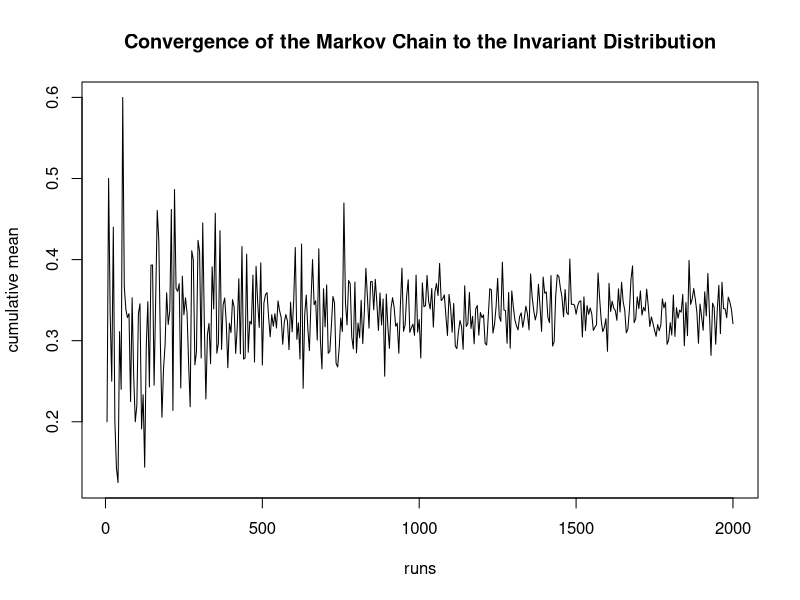
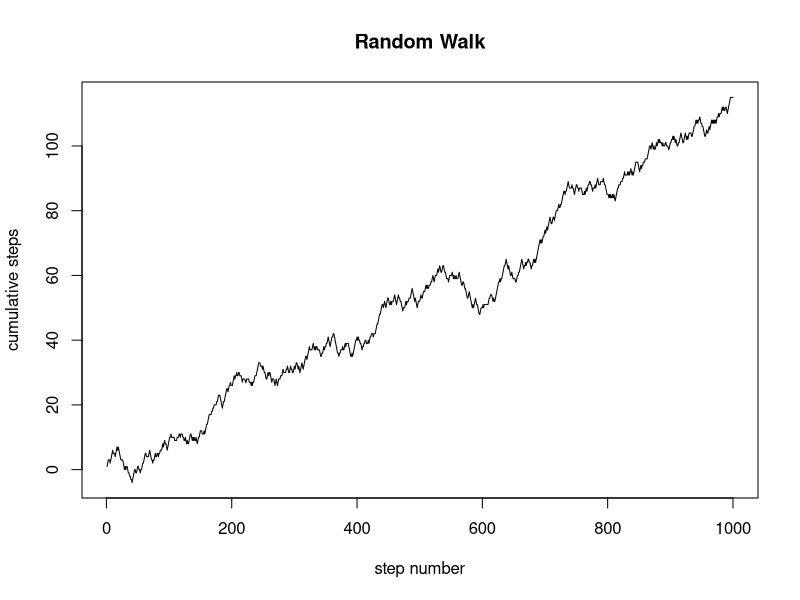

Reproduce these figures in R, in order.
## ---- chunk 1

# Functions
################

# Time until next patient arrives
patient_Arrival <- function() { round(rpois(n=1, lambda=5), 0) }

# Time spent with each patient
appointment_Length <- function() { round(runif(n=1, min=5, max=20), 0) }

# function checks whether a doctor is available
doc_Availability <- function(x) { return(which(x[1] == 0)) }

# construct time measure
calc_Minutes <- function(hours) { return(60 * hours) }

# intake walk-in patient
patient_Intake <- function(totalPatients, waitLengths, doctors, waitingRoom) {
    docsAvailable <- which( lapply(doctors, doc_Availability) == 1 )
    if (length(docsAvailable) > 0) {
        doc <- sample(docsAvailable, 1)
        doctors[[doc]]$patient <- 1
        doctors[[doc]]$apptlength <- appointment_Length()
        waitLengths <- c(waitLengths, 0)
    } else {
        waitingRoom <- rbind(c('patient', 0), waitingRoom)
    }
    totalPatients <- totalPatients + 1
    nextPatient <- patient_Arrival()
    return(list(totalPatients = totalPatients, nextPatient = nextPatient,
                waitLengths = waitLengths, doctors = doctors, waitingRoom = waitingRoom))
}

# time moves forward by 1 minute
time_Change <- function(time, waitLengths, doctors, minutes, waitingRoom) {
    # Countdown until next patient
    nextPatient <- nextPatient - time
    # Countdown for current appointments, reset
    # doctor if appointment ends
    for (i in 1:length(doctors)) {
        if (doctors[[i]]$apptlength != 0) {
            doctors[[i]]$apptlength <- doctors[[i]]$apptlength - time
        } else {
            doctors[[i]]$patient <- 0
        }
    }
    # Assign longest waiter to available doctor
    docsAvailable <- which( lapply(doctors, doc_Availability) == 1 )
    for (i in 1:nrow(waitingRoom)){
        if (length(docsAvailable) > 0 & nrow(waitingRoom) != 0) {
            doc <- sample(docsAvailable, 1)
            doctors[[doc]]$patient <- 1
            doctors[[doc]]$apptlength <- appointment_Length()
            # Choose the person with the longest wait time.
            waitNum <- which.max(waitingRoom[, 2])
            waitLengths <- c(waitLengths, max(as.numeric(waitingRoom[, 2])))
            waitingRoom <- waitingRoom[-waitNum,]
        }
    }
    # increase wait time by 1 minute for each person in wait room
    waitingRoom[, 2] <- as.numeric(waitingRoom[, 2]) + time
    # reduce remaining minutes for accepting new patients
    minutes <- minutes - time
    return(list(waitingRoom = waitingRoom, waitLengths = waitLengths,
                nextPatient = nextPatient, doctors = doctors,
                minutes = minutes))
}

# Main Loop
##############

# Create doctors
doctors <- list( list('patient' = 0, 'apptlength' = 0),
                 list('patient' = 0, 'apptlength' = 0),
                 list('patient' = 0, 'apptlength' = 0) )

# Create waiting room
waitingRoom <- data.frame(matrix(ncol=2, nrow=0))
colnames(waitingRoom) <- c('waiting_patients', 'wait_time')

# containers
totalPatients <- 0
waitLengths <- c()

minutes <- calc_Minutes(hours=7)
nextPatient <- 0

# main loop
while (length(which(lapply(doctors, doc_Availability) == 1)) != 3 |
        nrow(waitingRoom) != 0 | minutes > 0) {
    if (nextPatient == 0 & minutes > 0) {
        intakeInfo <- patient_Intake(totalPatients, waitLengths, doctors, waitingRoom)
        nextPatient <- intakeInfo$nextPatient
        totalPatients <- intakeInfo$totalPatients
        waitLengths <- intakeInfo$waitLengths
        doctors <- intakeInfo$doctors
        waitingRoom <- intakeInfo$waitingRoom
        }
    timeInfo <- time_Change(time=1, waitLengths, doctors, minutes, waitingRoom)
    waitLengths <- timeInfo$waitLengths
    nextPatient <- timeInfo$nextPatient
    doctors <- timeInfo$doctors
    minutes <- timeInfo$minutes
    waitingRoom <- timeInfo$waitingRoom
}

# simulating main loop 1000 times:
trials <- 1000
results <- data.frame(matrix(nrow=trials, ncol=4))
colnames(results) <- c('avg_wait', 'count_wait', 'patient_count', 'minutes_past')
for (j in 1:trials) {
    doctors <- list( list('patient' = 0, 'apptlength' = 0),
                     list('patient' = 0, 'apptlength' = 0),
                     list('patient' = 0, 'apptlength' = 0) )
    waitingRoom <- data.frame(matrix(ncol=2, nrow=0))
    colnames(waitingRoom) <- c('waiting_patients', 'wait_time')
    totalPatients <- 0
    waitLengths <- c()
    minutes <- calc_Minutes(hours=7)
    nextPatient <- 0
  while (length(which(lapply(doctors, doc_Availability) == 1)) != 3 |
        nrow(waitingRoom) != 0 | minutes > 0) {
    if (nextPatient == 0 & minutes > 0) {
        intakeInfo <- patient_Intake(totalPatients, waitLengths, doctors, waitingRoom)
        nextPatient <- intakeInfo$nextPatient
        totalPatients <- intakeInfo$totalPatients
        waitLengths <- intakeInfo$waitLengths
        doctors <- intakeInfo$doctors
        waitingRoom <- intakeInfo$waitingRoom
        }
    timeInfo <- time_Change(time=1, waitLengths, doctors, minutes, waitingRoom)
    waitLengths <- timeInfo$waitLengths
    nextPatient <- timeInfo$nextPatient
    doctors <- timeInfo$doctors
    minutes <- timeInfo$minutes
    waitingRoom <- timeInfo$waitingRoom
  }
results[j,] <- c(mean(waitLengths[waitLengths!=0]), sum(waitLengths > 0), totalPatients, abs(minutes))
}
## ---- chunk 2
# Create MCMC function:
mcmc <- function(p, states, burnin, runs) {

    # burn-in:
    value <- sample(states, 1)
    for (i in 1:burnin) {
        if (value == 1) {
            draw <- rbinom(1, 1, p[1,2])
            if (draw == 1) {
                value <- 2 
            } 
        } else {
            draw <- rbinom(1, 1, p[2, 1])
            if (draw == 1) {
                value <- 1
            }
        }
    }

    # storing results
    values <- rep(NA, runs)
    for (i in 1:runs) {
        if (value == 1) {
            draw <- rbinom(1, 1, p[1,2])
            if (draw == 1) {
                value <- 2 
            }
        } else {
            draw <- rbinom(1, 1, p[2, 1])
            if (draw == 1) {
                value <- 1
            }
        }
        values[i] <- value
    }
    return(values)
}

# Create transition matrix

a_1 <- 0.75
a_2 <- 0.25
b_1 <- 0.125
b_2 <- 0.875
p <- matrix(data=c(a_1, a_2, b_1, b_2), nrow=2, byrow=TRUE)

# specify number of states. (note that this code will only work for 2)

states <- c(1,2)

# run algorithm 
runs <- seq(1, 2000)
pct_results <- rep(NA, length(runs))
for (i in runs){
    results <- mcmc(p, states, burnin=100, runs=i)
    pct_results[i] <- sum(results[results==1]) / i 
}

sequence <- seq(5, 2000, 5) 
plot(x=runs[sequence], y=pct_results[sequence], type="l", xlab="runs",
ylab="cumulative mean", main="Convergence of the Markov Chain to the Invariant Distribution")
## ---- chunk 3
# random walk function
walk <- function(p, q, r, steps){
    outcome <- rep(NA, steps)
    place <- 0
    for (i in 1:steps){
        step <- which(rmultinom(1, 1, c(p, q, r))==1)
        if (step == 1) place <- place + 1
        if (step == 3) place <- place - 1
        outcome[i] <- place
    }
    return(outcome)
}

# run function
steps <- 1000
p <- 0.4
q <- 0.3
r <- 0.3
results <- walk(p, q, r, steps)

# plot function
plot(x=1:steps, y=results, type='l', xlab="step number",
     ylab="cumulative steps", main="Random Walk")

